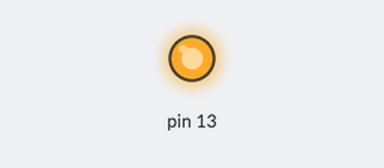
Recording of a sketch running on a simulated Arduino Uno, built with avr-gcc and run on an emulated ATmega328P. On the bench: output pins drawn as LEDs (lit = HIGH). What the sketch prints to the serial monitor is not drawn.

Above: at 0.1 s.
At 15.1 s:
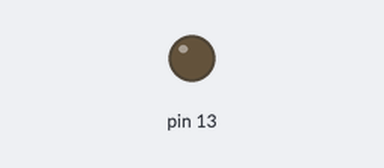
Timing chart, 0 to 19.5 s (numbered marks = the images above):
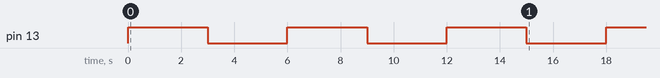

The sketch:

test2.ino
```cpp
char a='A',b='B';
bool c[8];
byte i=0;

void ABCDEF(char f)
{
  c[i-4]=1;
  if (f >= 'D' && f <= 'G') c[i-3]=1;
}
char next(char a)
{
  byte r=a+1;
  a=r;
  return a;
}

void setup() {
  // put your setup code here, to run once:
  pinMode(13,OUTPUT);
  Serial.begin(9600);
  byte k=8;
   if (a >= 'A' && a<='F')
   a=next(a);

  while (k != 0)
  {
    c[i]=bool(a & k);
    k=k>>1;
    i++;
  }
 if (a >= 'A' && a<='F')
   ABCDEF(a);
  k=8;
  if (b >= 'A' && b<='F')
   b=next(b);

    while (k != 0)
  {
    c[i]=bool(b & k);
    k=k>>1;
    i++;
  }
  if (b >= 'A' && b<='F')
  ABCDEF(b);
  for(auto j:c)
  {
  Serial.print(j);
  digitalWrite(13,j);
  delay(3000);
  }

}

void loop() {
  // put your main code here, to run repeatedly:
}
```
